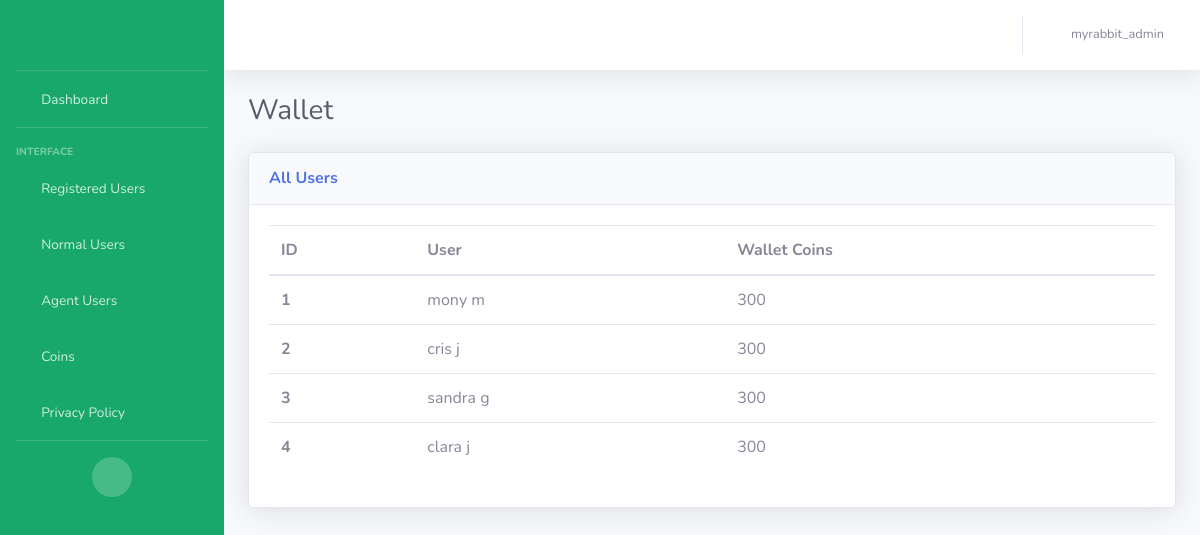
The app's page /wallet_normal_user (signed in), older data.
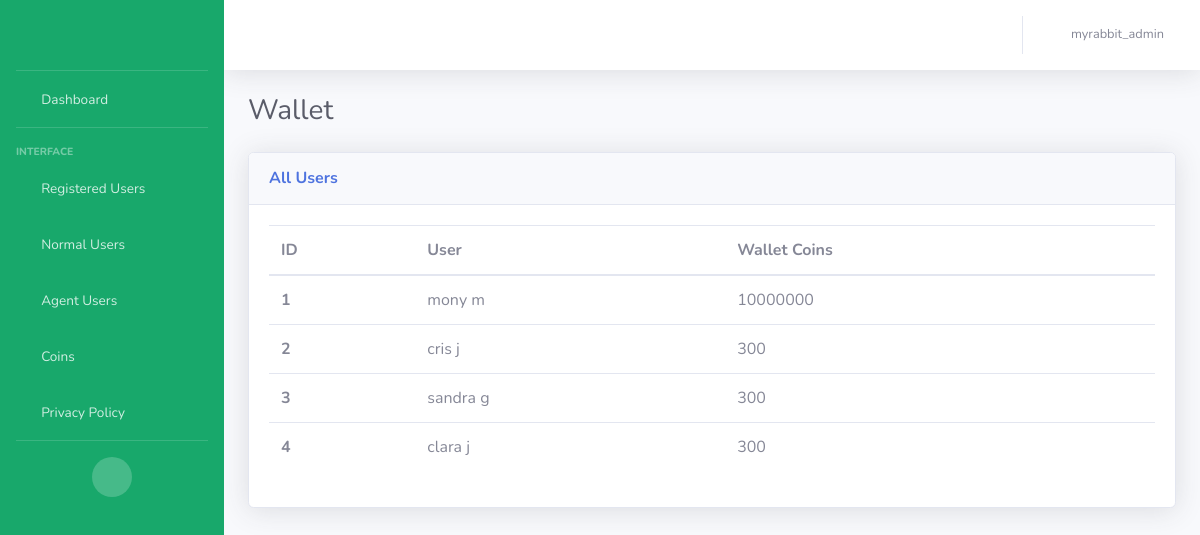
The same page, newer data.
### my_rabit_app/models.py (models this page shows, shortened)
class WalletModel(models.Model):
    wallet_id = models.AutoField(primary_key=True)
    user = models.ForeignKey(CustomerModel, on_delete=models.CASCADE)
    wallet_coins = models.IntegerField(default=300, null=True)
    call_amount = models.FloatField(default=0.0)
    total_minutes = models.IntegerField(default=0)
    total_amount = models.FloatField(default=0.0)

class CustomerModel(models.Model):
    NORMAL_USER = 'Normal User'
    AGENT_USER = 'Agent User'
    USER_STATUS_CHOICES = [
        (NORMAL_USER, 'Normal User'),
        (AGENT_USER, 'Agent User'),
    ]
    MALE = 'Male'
    FEMALE = 'Female'
    GENDER_CHOICES = [
        (MALE, 'Male'),
        (FEMALE, 'Female')
    ]
    customer_id = models.AutoField(primary_key=True)
    customer_first_name = models.CharField(max_length=100, blank=False)
    customer_last_name = models.CharField(max_length=100, default="unknown")
    customer_email = models.EmailField(default="unknown")
    customer_phone_number = models.CharField(max_length=50)
    customer_password = models.CharField(max_length=100, default='unknown')
    rating = models.IntegerField(default=0)
    terms_conditions = models.BooleanField(default=False)
    is_online = models.BooleanField(default=False)
    is_engaged = models.BooleanField(default=False)
    is_existing = models.BooleanField(default=False)
    adhaar_no = models.CharField(max_length=50, default="unknown")
    terms_conditions = models.BooleanField(default=False)
    gender = models.CharField(
        max_length=20,
        choices=GENDER_CHOICES,
        null=True
    )
    status = models.CharField(
        max_length=20,
        choices=USER_STATUS_CHOICES,
        default=NORMAL_USER,
    )
    @property
    def rating(self):
        from .models import RatingModel
        rating = RatingModel.objects.filter(agent=self).aggregate(Avg('ratings')).get('ratings__avg')
        return rating if rating is not None else 0

### my_rabit_app/views.py (the view)
# urls.py: path('wallet_normal_user', views.wallet_normaluser, name='wallet_normal_users'),  # wallet page for normal user
def wallet_normaluser(request):
    username = request.session.get('user', None)
    if username is None:
        return redirect('/login')
    wallets = WalletModel.objects.filter(user__status='Normal User')
    return render(request, 'normaluser_wallet.html', {'wallets': wallets, 'username': username})

### templates/normaluser_wallet.html (shortened to what this page needs)
{% extends 'base.html' %}
{% block content %}
    <div class="container-fluid">
        <div class="d-sm-flex align-items-center justify-content-between mb-4">
            <h1 class="h3 mb-0 text-gray-800">Wallet</h1>
        </div>
        <div class="row">
            <div class="col">
                <div class="card shadow mb-4">
                    <div
                        class="card-header py-3 d-flex flex-row align-items-center justify-content-between">
                        <h6 class="m-0 font-weight-bold text-primary">All Users</h6>
                    </div>
                    <div class="card-body">
                        <div>
                            <table class="table all-users">
                              <thead>
                                <tr>
                                  <th scope="col">ID</th>
                                  <th scope="col">User</th>
                                  <th scope="col">Wallet Coins</th>
                                </tr>
                              </thead>
                              <tbody>
                              {% for wallet in wallets %}
                                <tr>
                                  <th scope="row">{{ forloop.counter }}</th>
                                  <td>{{wallet.user.customer_first_name}} {{wallet.user.customer_last_name}}</td>
                                  <td>{{wallet.wallet_coins}}</td>
                                </tr>
                              {% endfor %}
                              </tbody>
                            </table>
                        </div>
                    </div>
                </div>
            </div>
        </div>
    </div>
{% endblock %}

Row changes from the older to the newer data that the page shows:
changed WalletModel "mony": wallet_coins "300" → "10000000"
